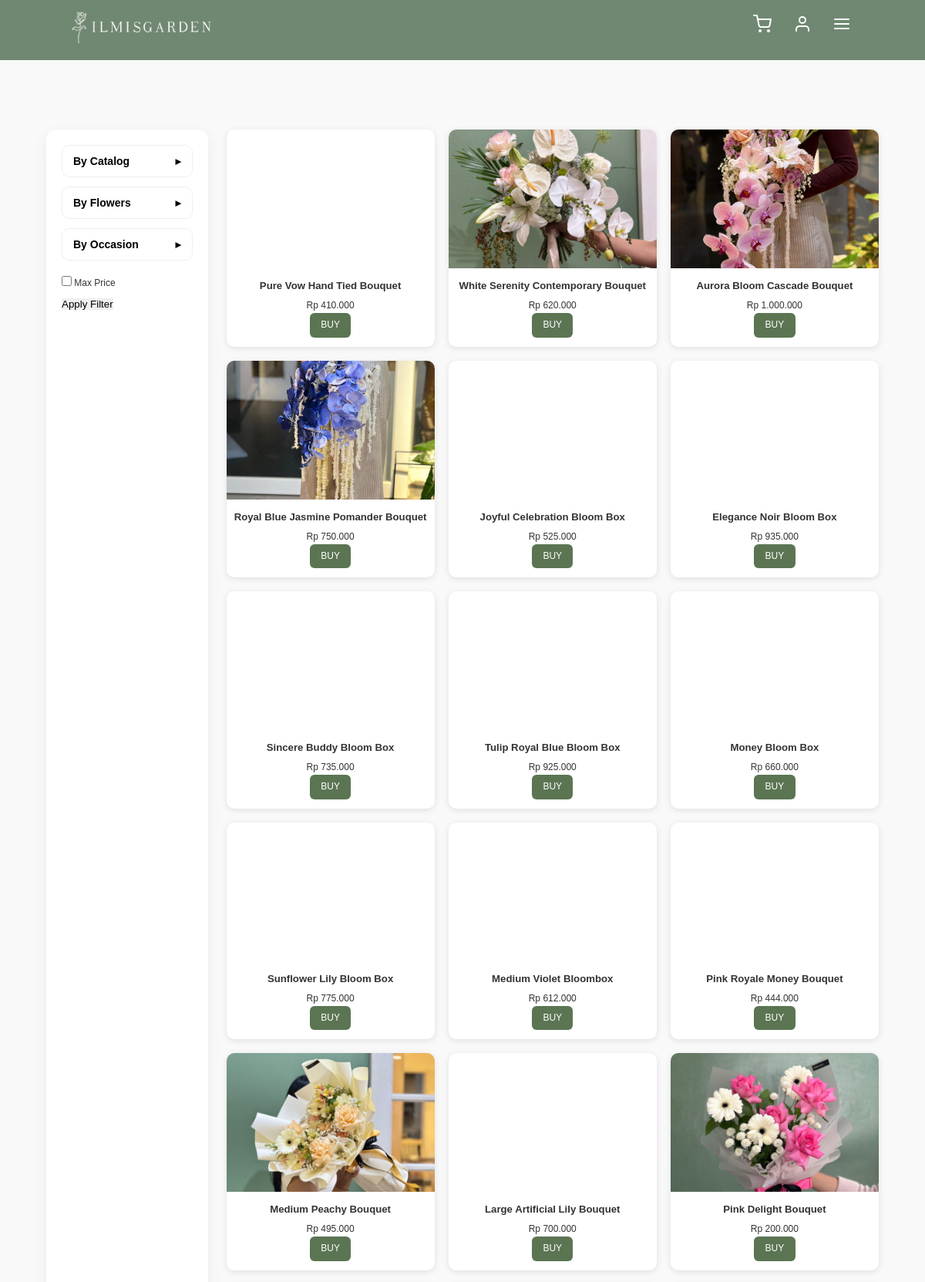
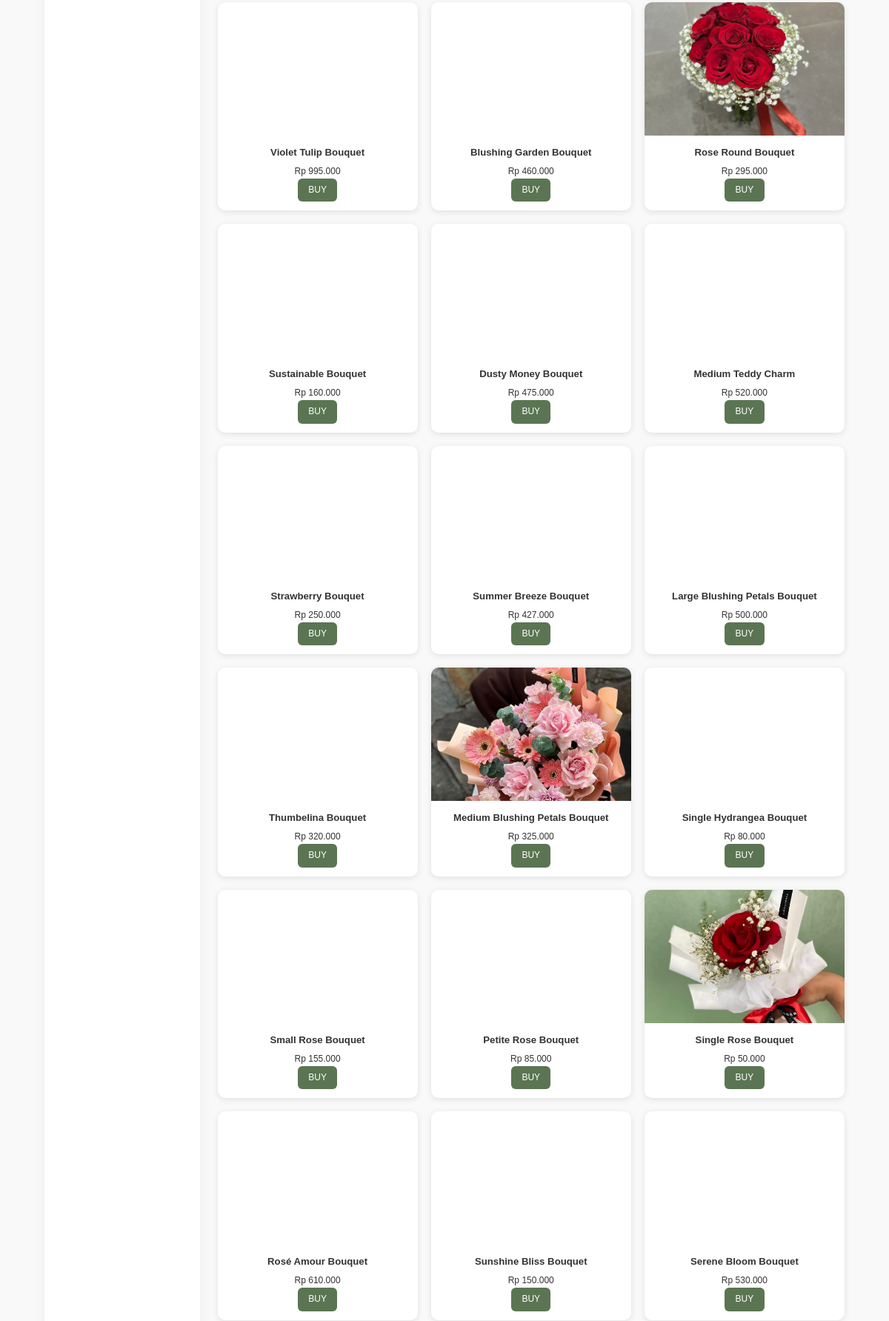
The page /shop.php (upper part) on the database its author committed (2 pictures, top to bottom).
### tables this page shows
CREATE TABLE IF NOT EXISTS `product_images` (
  `id` int(11) NOT NULL AUTO_INCREMENT,
  `product_id` int(11) NOT NULL,
  `image` varchar(255) NOT NULL,
  `is_primary` tinyint(1) DEFAULT 0,
  `created_at` timestamp NOT NULL DEFAULT current_timestamp(),
  PRIMARY KEY (`id`),
  KEY `fk_product_images` (`product_id`),
  CONSTRAINT `fk_product_images` FOREIGN KEY (`product_id`) REFERENCES `products` (`id`) ON DELETE CASCADE
);

CREATE TABLE IF NOT EXISTS `products` (
  `id` int(11) NOT NULL AUTO_INCREMENT,
  `name` varchar(255) NOT NULL,
  `price` int(11) NOT NULL,
  `description` text NOT NULL,
  `type` varchar(10) NOT NULL,
  PRIMARY KEY (`id`)
);

### shop.php (the view, shortened to what this page needs)
<?php
require 'conn/db.php';
$priceFilterActive = isset($_GET['price_filter']);
$sql = "
  SELECT p.*, pi.image AS main_image
  FROM products p
  LEFT JOIN product_images pi
    ON p.id = pi.product_id AND pi.is_primary = 1
  WHERE 1=1
";
$params = [];
$sql .= " ORDER BY p.id DESC";
$stmt = $pdo->prepare($sql);
$stmt->execute($params);
$products = $stmt->fetchAll();
?>
<!DOCTYPE html>
<html lang="id">
<head>
<link rel="stylesheet" href="css/navbar.css">
<link rel="stylesheet" href="style.css">
</head>
<body>
    <nav class="navbar">
<a href="index.php" class="navbar-logo">
  <img src="img/F4F6F4-full.png" alt="Logo" style="width: 200px; height: auto;" />
</a>
      <div class="navbar-extra">
        <a href="cart.php" id="shopping-cart"><i data-feather="shopping-cart"></i></a>
        <a href="profile.php" id="user"><i data-feather="user"></i></a>
        <a href="#" id="menu-btn">
  <i data-feather="menu"></i>
</a>
      </div>
    </nav>
<div class="container">
<form method="GET" class="filter-bar">
<div class="filter-accordion-wrapper">
  <div class="accordion-item">
    <button type="button" class="accordion-header">
      By Catalog
      <span class="icon">▸</span>
    </button>
  </div>
  <div class="accordion-item">
    <button type="button" class="accordion-header">
      By Flowers
      <span class="icon">▸</span>
    </button>
  </div>
  <div class="accordion-item">
    <button type="button" class="accordion-header">
      By Occasion
      <span class="icon">▸</span>
    </button>
  </div>
</div>
<div class="filter-actions">
  <div class="price-row">
    <label>
      <input type="checkbox" name="price_filter"
        <?= $priceFilterActive ? 'checked' : '' ?>>
      Max Price
    </label>
  </div>
  <button type="submit">Apply Filter</button>
</div>
</form>
<section class="products">
<?php if (!$products): ?>
  <p>Tidak ada produk.</p>
<?php else: ?>
  <?php foreach ($products as $p): ?>
    <?php $img = $p['main_image'] ?: 'img/no-image.png'; ?>
<div class="product-card">
  <a href="product_details.php?id=<?= $p['id'] ?>">
    <div class="product-image"
         style="background:url('<?= htmlspecialchars($img) ?>') center/cover no-repeat;"></div>
  </a>
  <h4><?= htmlspecialchars($p['name']) ?></h4>
  <p class="price">Rp <?= number_format($p['price'],0,',','.') ?></p>
  <a href="product_details.php?id=<?= $p['id'] ?>" class="buy-button">BUY</a>
</div>
  <?php endforeach; ?>
<?php endif; ?>
</section>
</div>
</body>
</html>

### css/navbar.css (style rules this page uses)
:root { --primary: #1c221c; --bg: #f4f6f4; }
* { margin: 0; padding: 0; box-sizing: border-box; outline: none; border: none; text-decoration: none; }
body { font-family: "Inter", sans-serif; background-color: var(--bg); height: 2000px; }
.navbar { font-family: "Inter", sans-serif; color: #fff; display: flex; justify-content: space-between; align-items: center; padding: 0.2rem 7%; background-color: #708871; border-bottom: 1px #f6b7b7; position: fixed; left: 0; top: 0; right: 0; z-index: 9999; }
.navbar img { width: 5rem; }
.navbar .navbar-extra a { color: #fff; display: inline-block; font-size: 1.4rem; margin: 0 1rem; }
.navbar .navbar-extra a::after { content: ""; display: block; padding-bottom: 0.5rem; border-bottom: 0.1rem solid var(--primary); transform: scaleX(0); transition: 0.2s linear; }
@media (max-width: 1366px) { html { font-size: 75%; } }

### style.css (style rules this page uses)
* { margin: 0; padding: 0; box-sizing: border-box; font-family: "Poppins", sans-serif; }
body { background: #f9f9f9; color: #333; line-height: 1.6; padding-top: 120px !important; }
.container { width: 90%; max-width: 1200px; margin: 5rem auto; padding-top: 2rem; display: flex; gap: 2rem; }
.products { display: grid; grid-template-columns: repeat(auto-fill, minmax(220px, 1fr)); gap: 1.5rem; }
.product-card { background: #fff; border-radius: 10px; overflow: hidden; box-shadow: 0 2px 8px rgba(0, 0, 0, 0.1); transition: transform 0.2s ease; text-align: center; padding-bottom: 1rem; }
.product-image { width: 100%; height: 180px; background: #ccc; }
.product-card h4 { margin: 1rem 0 0.5rem; font-size: 1.1rem; }
.buy-button { display: inline-block; padding: 0.5rem 1.2rem; border: none; border-radius: 6px; background: #5b7553; color: #fff; font-weight: 500; cursor: pointer; text-decoration: none; transition: background 0.2s; }
.container { display: flex; gap: 2rem; margin: 2rem auto; max-width: 1200px; }
.products { flex: 1; display: grid; grid-template-columns: repeat(auto-fill, minmax(220px, 1fr)); gap: 1.5rem; }
.filter-accordion-wrapper { display: flex; flex-direction: column; gap: 12px; }
.accordion-item { border: 1px solid #eee; border-radius: 10px; overflow: hidden; background: #fff; }
.accordion-header { width: 100%; padding: 12px 14px; background: #fff; border: none; font-size: 14px; font-weight: 600; text-align: left; cursor: pointer; display: flex; justify-content: space-between; align-items: center; }
.accordion-header .icon { transition: transform 0.25s ease; }
#menu-btn { display: none; }
@media (max-width: 1366px) { #menu-btn { display: inline-block; } }

### shop.php (style rules this page uses)
.filter-bar { background:#fff; padding:20px; border-radius:14px; box-shadow:0 6px 20px rgba(0,0,0,.06); margin-bottom:30px; }
.filter-actions { margin-top:16px; display:flex; justify-content:space-between; align-items:center; }
.filter-actions { margin-top:20px; display:flex; flex-direction:column; align-items:flex-start; gap:10px; }
.price-row { display:flex; align-items:center; gap:10px; }
#menu-btn { display: none; }
@media (max-width: 1366px) { #menu-btn { display: inline-block; } }

### rows shown on the page
product_images: product.name "Pure Vow Hand Tied Bouquet", product.price "410.000"
product_images: image (picture), product.name "White Serenity Contemporary Bouquet", product.price "620.000"
product_images: image (picture), product.name "Aurora Bloom Cascade Bouquet", product.price "1.000.000"
product_images: image (picture), product.name "Royal Blue Jasmine Pomander Bouquet", product.price "750.000"
product_images: product.name "Joyful Celebration Bloom Box", product.price "525.000"
product_images: product.name "Elegance Noir Bloom Box", product.price "935.000"
product_images: product.name "Sincere Buddy Bloom Box", product.price "735.000"
product_images: product.name "Tulip Royal Blue Bloom Box", product.price "925.000"
product_images: product.name "Money Bloom Box", product.price "660.000"
product_images: product.name "Sunflower Lily Bloom Box", product.price "775.000"
product_images: product.name "Medium Violet Bloombox", product.price "612.000"
product_images: product.name "Pink Royale Money Bouquet", product.price "444.000"
product_images: image (picture), product.name "Medium Peachy Bouquet", product.price "495.000"
product_images: product.name "Large Artificial Lily Bouquet", product.price "700.000"
product_images: image (picture), product.name "Pink Delight Bouquet", product.price "200.000"
product_images: product.name "Violet Tulip Bouquet", product.price "995.000"
product_images: product.name "Blushing Garden Bouquet", product.price "460.000"
product_images: image (picture), product.name "Rose Round Bouquet", product.price "295.000"
product_images: product.name "Sustainable Bouquet", product.price "160.000"
product_images: product.name "Dusty Money Bouquet", product.price "475.000"
product_images: product.name "Medium Teddy Charm", product.price "520.000"
product_images: product.name "Strawberry Bouquet", product.price "250.000"
product_images: product.name "Summer Breeze Bouquet", product.price "427.000"
product_images: product.name "Large Blushing Petals Bouquet", product.price "500.000"
product_images: product.name "Thumbelina Bouquet", product.price "320.000"
product_images: image (picture), product.name "Medium Blushing Petals Bouquet", product.price "325.000"
product_images: product.name "Single Hydrangea Bouquet", product.price "80.000"
product_images: product.name "Small Rose Bouquet", product.price "155.000"
product_images: product.name "Petite Rose Bouquet", product.price "85.000"
product_images: image (picture), product.name "Single Rose Bouquet", product.price "50.000"
product_images: product.name "Rosé Amour Bouquet", product.price "610.000"
product_images: product.name "Sunshine Bliss Bouquet", product.price "150.000"
product_images: product.name "Serene Bloom Bouquet", product.price "530.000"
